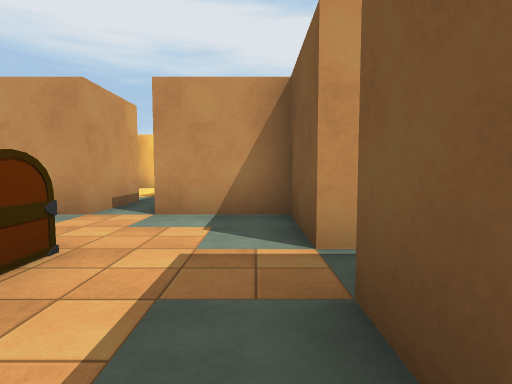
View 1 (above)

19 first-person views from a walk through a 3-D level made in the Unity game engine. The camera is 1.3 m above the floor, tilts 4° down and sees 80° across. The floor is counted in squares, 2 m on a side. Each view is taken from the middle of a square. On the plan, view 1 faces up. The plan holds only what a view shows up to about 10 squares ahead; the rest is blank. The place goes on beyond the plan. The player character is not drawn. Some surface patterns are stand-ins.

View 2
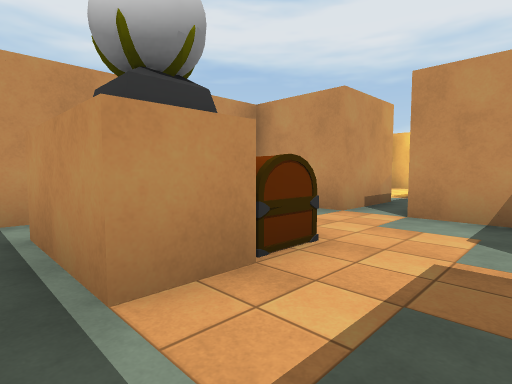

View 3
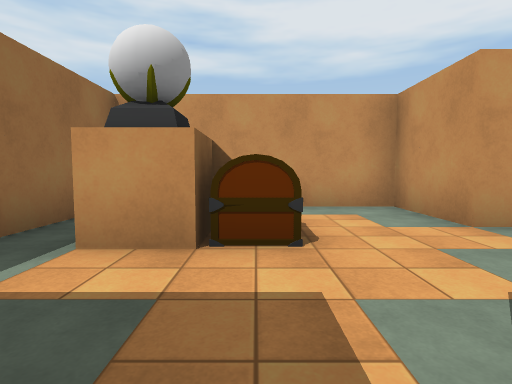

View 4
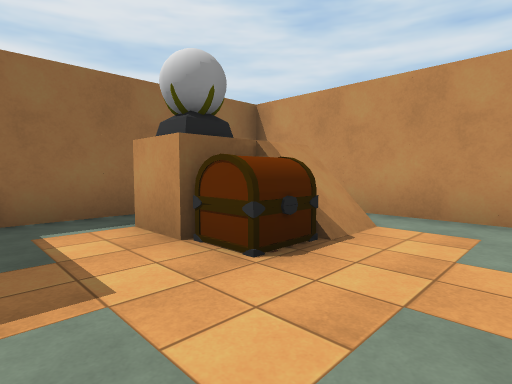

View 5
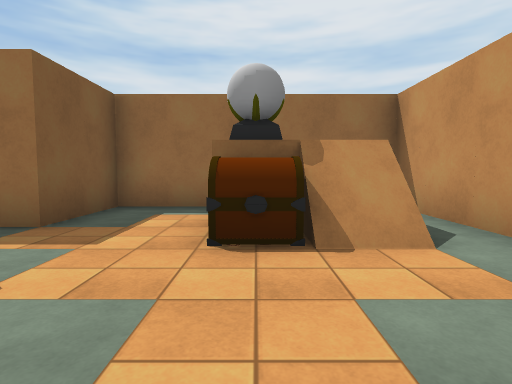

View 6
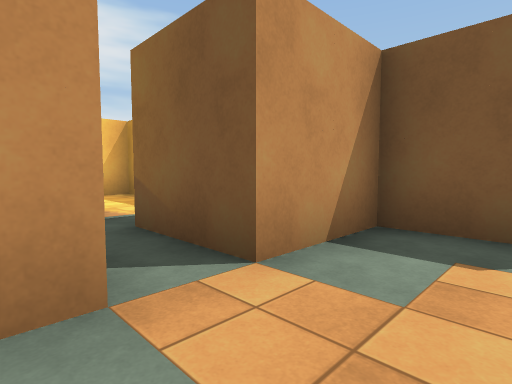

View 7
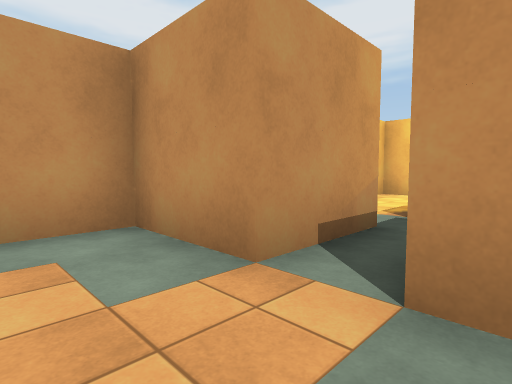

View 8
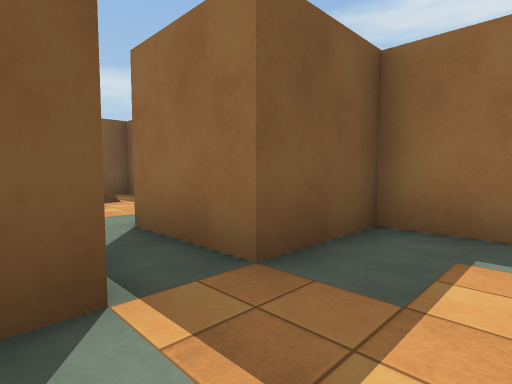

View 9
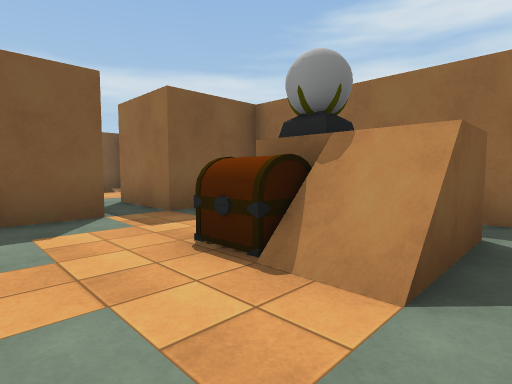

View 10
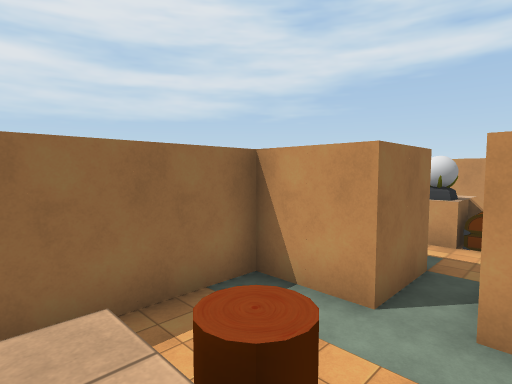

View 11
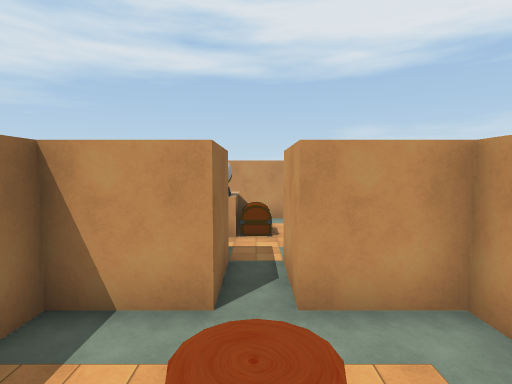

View 12
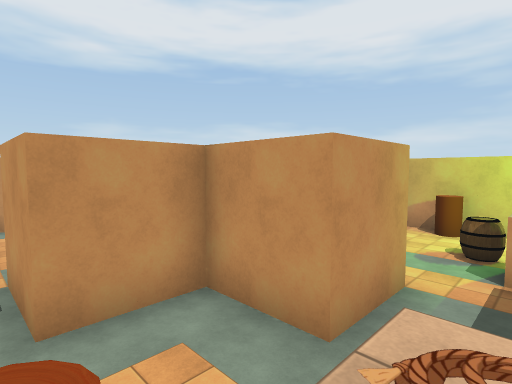

View 13
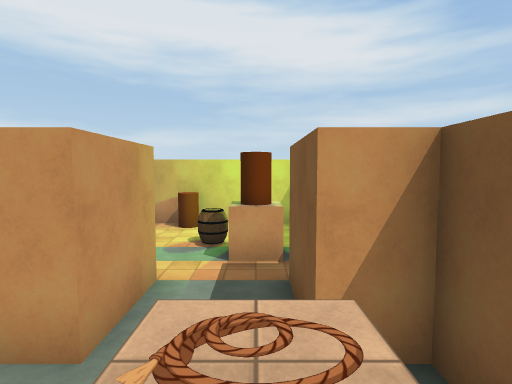

View 14
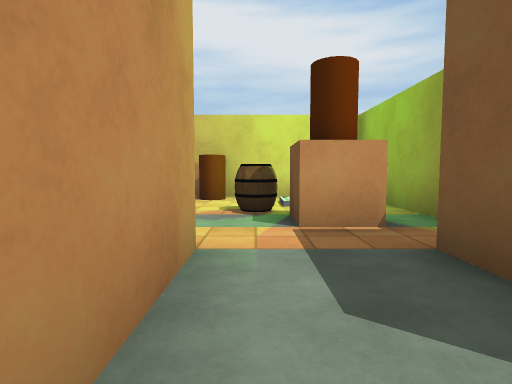

View 15
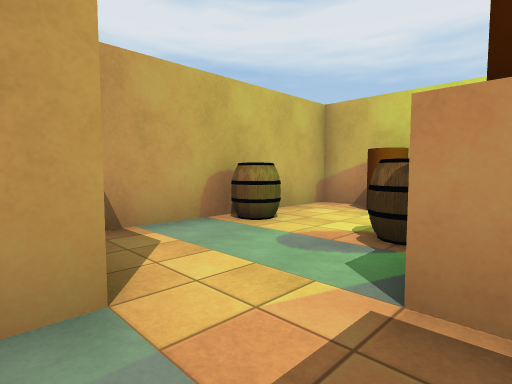

View 16
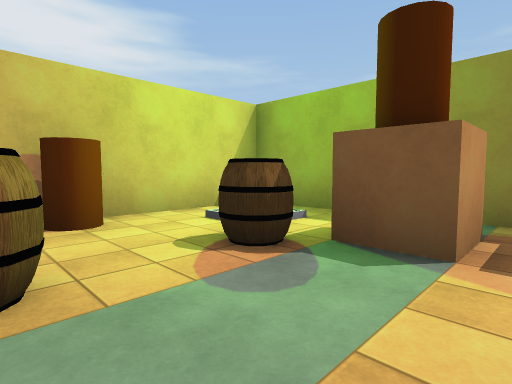

View 17
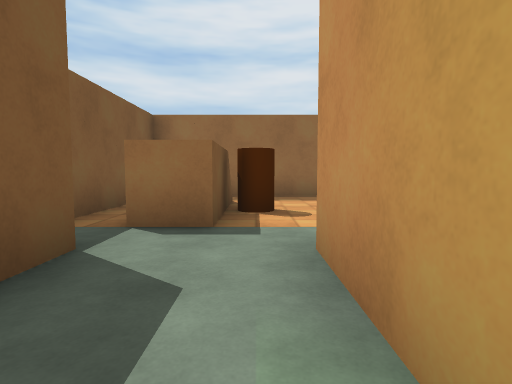

View 18
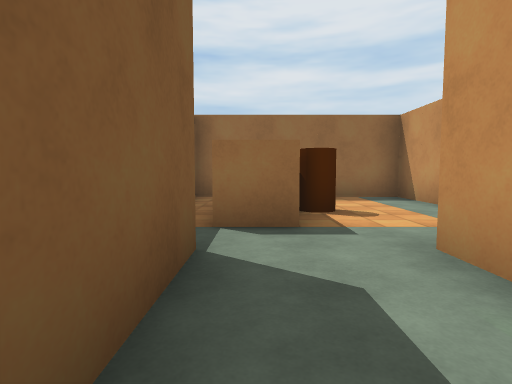

View 19
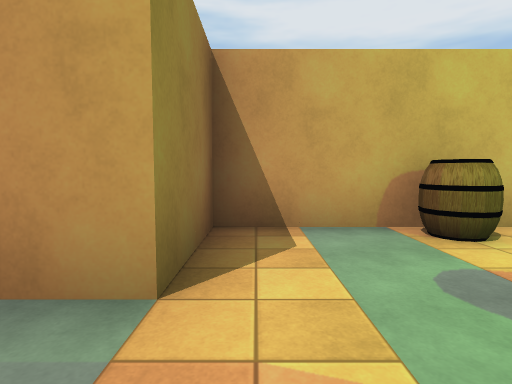

### Floor plan
Key: @ floor where view 1 was taken; # wall or solid block; . main floor; : floor 2 m higher than the main floor; / step, stairs or slope; C chest; B barrel; O other object.
Columns run from 5 left of view 1 to 8 right of it. Each row starts with its distance up from view 1.
 12 ##   #########
 11 #.   .##.O...#
 10  .. .. #...O.#
  9  .. .. #B.B..#
  8        #..##.#
  7        #.....#
  6   # #  ### .##
  5 ###.######  ##
  4 #.....##  .  #
  3 #.....## ..:.#
  2 # /C...  .O:.#
  1 # :O..## ..O.#
  0 #  . @## ....#
 -1  #############

Where each view was taken, in squares from view 1:
view 1: 0 up, 0 right, facing up
view 2: 0 up, 0 right, facing up-left
view 3: 2 up, 1 right, facing left
view 4: 4 up, 0 right, facing down-left
view 5: 5 up, 2 left, facing down
view 6: 3 up, 3 left, facing up-right
view 7: 3 up, 1 left, facing up-left
view 8: 3 up, 1 left, facing down-right
view 9: 4 up, 4 left, facing down-right
view 10: 3 up, 6 right, facing down-left
view 11: 2 up, 6 right, facing left
view 12: 2 up, 6 right, facing up-left
view 13: 2 up, 6 right, facing up
view 14: 4 up, 5 right, facing up
view 15: 6 up, 6 right, facing up-left
view 16: 7 up, 3 right, facing up-right
view 17: 7 up, 5 right, facing down
view 18: 7 up, 6 right, facing down
view 19: 7 up, 6 right, facing left
